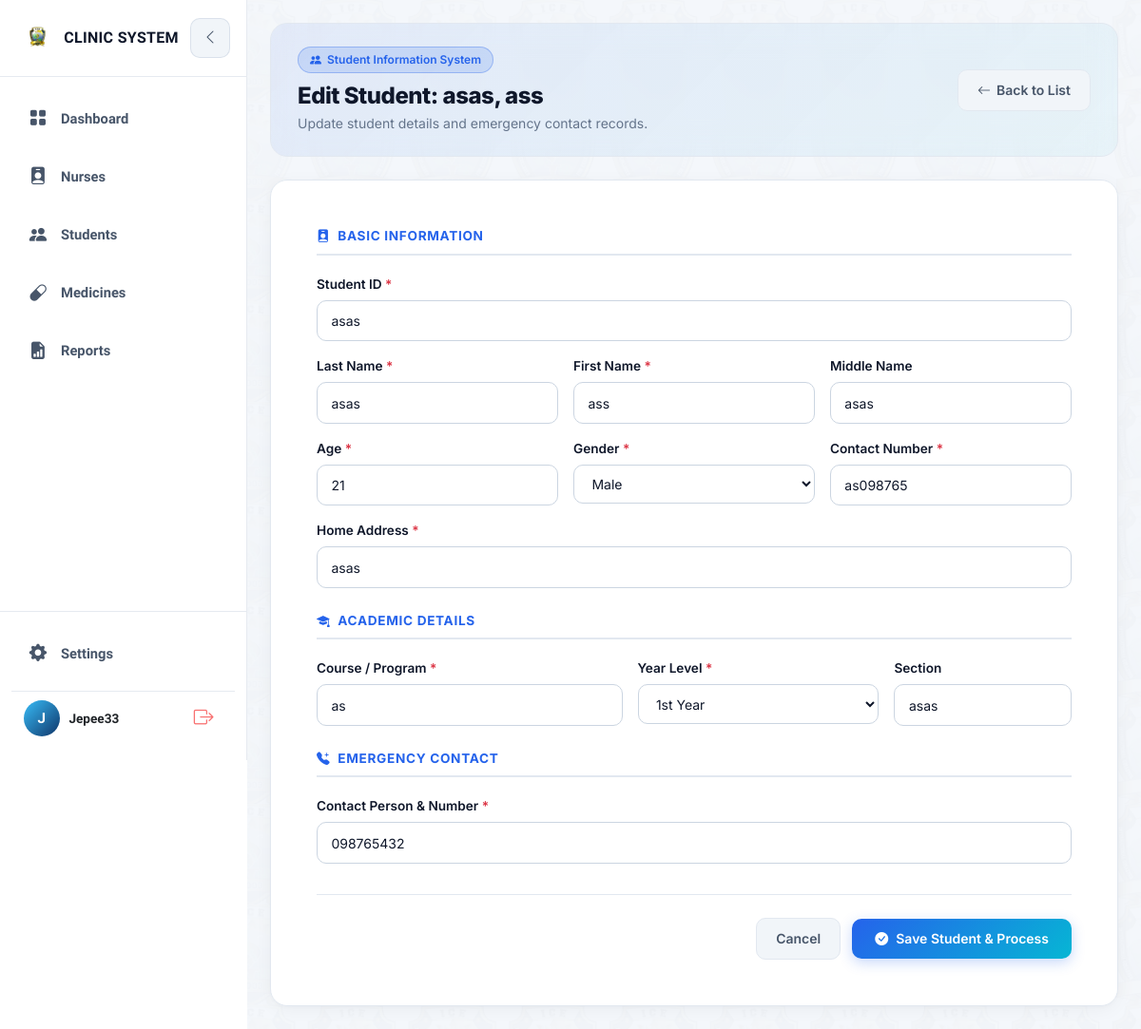
The app's page /students/31/edit/ (signed in), older data.
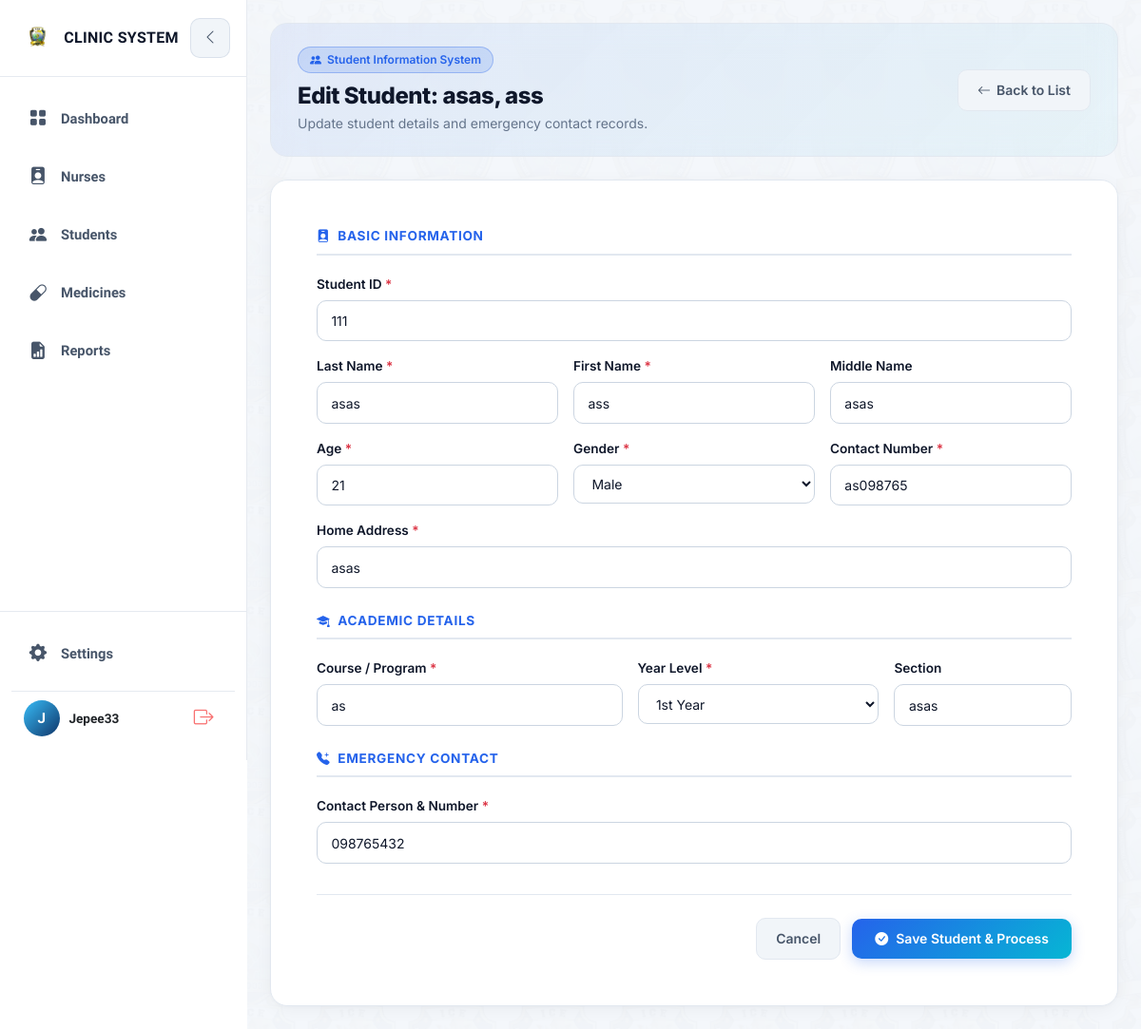
The same page, newer data.
### clinic/models.py (models this page shows, shortened)
class Student(models.Model):
    GENDER_CHOICES = [
        ('M', 'Male'),
        ('F', 'Female'),
    ]
    user = models.OneToOneField(
        User, on_delete=models.CASCADE, null=True, blank=True, related_name='student_profile'
    )
    student_id = models.CharField(max_length=20, unique=True)
    first_name = models.CharField(max_length=100, blank=True, null=True)
    middle_name = models.CharField(max_length=100, blank=True, null=True)
    last_name = models.CharField(max_length=100, blank=True, null=True)
    full_name = models.CharField(max_length=150)
    age = models.PositiveIntegerField()
    gender = models.CharField(max_length=1, choices=GENDER_CHOICES)
    address = models.CharField(max_length=255)
    contact_number = models.CharField(max_length=20)
    course = models.CharField(max_length=100)
    year_level = models.CharField(max_length=20)
    section = models.CharField(max_length=20, blank=True)
    emergency_contact = models.CharField(max_length=100, help_text="Name and number")
    date_registered = models.DateTimeField(auto_now_add=True)

### clinic/views.py (the view, shortened to what this page needs)
# urls.py: path('students/<int:pk>/edit/', views.student_edit, name='student_edit'),
@login_required
@role_required("admin", "nurse")
def student_edit(request, pk):
    student = get_object_or_404(Student, pk=pk)
    return render(request, "clinic/students/student_create.html", {"student": student})

### clinic/context_processors.py (called while the page is built)
def low_stock_alerts(request):
    if not request.user.is_authenticated:
        return {}
    try:
        role = request.user.profile.role
    except AttributeError:
        role = 'student'
    if role not in ('admin', 'nurse'):
        return {}
    from .models import Medicine
    low_stock_medicines = [m for m in Medicine.objects.all() if m.is_low_stock]
    return {
        'nav_low_stock_medicines': low_stock_medicines,
        'nav_low_stock_count': len(low_stock_medicines),
    }

### clinic/models.py (called while the page is built)
    @property
    def is_low_stock(self):
        return self.quantity_in_stock <= self.low_stock_threshold

### clinic/templates/clinic/students/student_create.html (shortened to what the changed rows need)
{% extends "clinic/base.html" %}
{% load static %}
{% block content %}
<link rel="stylesheet" href="https://cdnjs.cloudflare.com/ajax/libs/animate.css/4.1.1/animate.min.css" />
<div class="cms-container">
    <div class="dashboard-hero-card mb-4 d-flex justify-content-between align-items-center flex-wrap gap-3 ">
        <div>
            <div class="hero-badge">
                <i class="bi bi-people-fill"></i> Student Information System
            </div>
            <h1 class="hero-title">
                {% if student %}Edit Student: {{ student.last_name }}, {{ student.first_name }}{% else %}Add New Student & Request{% endif %}
            </h1>
            <p class="hero-subtitle">
                {% if student %}Update student details and emergency contact records.{% else %}Create student record and process initial medical dispensing.{% endif %}
            </p>
        </div>
    </div>
    <div class="cms-card p-4 p-md-5 ">
        <form method="post" class="needs-validation" novalidate>
            <div class="row g-3 mb-4">
                <div class="col-12">
                    <label class="cms-label">Student ID <span class="text-danger">*</span></label>
                    <input type="text" name="student_id" class="cms-input" value="{{ student.student_id|default:'' }}" placeholder="e.g. 2026-0001" required>
                </div>
                <div class="col-12 col-md-4">
                    <label class="cms-label">Last Name <span class="text-danger">*</span></label>
                    <input type="text" name="last_name" class="cms-input" value="{{ student.last_name|default:'' }}" placeholder="e.g. Dela Cruz" required>
                </div>
                <div class="col-12 col-md-4">
                    <label class="cms-label">First Name <span class="text-danger">*</span></label>
                    <input type="text" name="first_name" class="cms-input" value="{{ student.first_name|default:'' }}" placeholder="e.g. Juan" required>
                </div>
                <div class="col-12 col-md-4">
                    <label class="cms-label">Middle Name</label>
                    <input type="text" name="middle_name" class="cms-input" value="{{ student.middle_name|default:'' }}" placeholder="e.g. Santos (Optional)">
                </div>
                <div class="col-6 col-md-4">
                    <label class="cms-label">Age <span class="text-danger">*</span></label>
                    <input type="number" name="age" class="cms-input" value="{{ student.age|default:'' }}" placeholder="e.g. 20" min="1" required>
                </div>
                <div class="col-6 col-md-4">
                    <label class="cms-label">Gender <span class="text-danger">*</span></label>
                    <select name="gender" class="cms-select" required>
                        <option value="M" {% if student.gender == 'M' %}selected{% endif %}>Male</option>
                    </select>
                </div>
                <div class="col-12 col-md-4">
                    <label class="cms-label">Contact Number <span class="text-danger">*</span></label>
                    <input type="text" name="contact_number" class="cms-input" value="{{ student.contact_number|default:'' }}" placeholder="09123456789" required>
                </div>
                <div class="col-12">
                    <label class="cms-label">Home Address <span class="text-danger">*</span></label>
                    <input type="text" name="address" class="cms-input" value="{{ student.address|default:'' }}" placeholder="Street, Barangay, City, Province" required>
                </div>
            </div>
            <div class="row g-3 mb-4">
                <div class="col-12 col-md-5">
                    <label class="cms-label">Course / Program <span class="text-danger">*</span></label>
                    <input type="text" name="course" class="cms-input" value="{{ student.course|default:'' }}" placeholder="e.g. BSIT, BSN, BSBA" required>
                </div>
                <div class="col-12 col-md-4">
                    <label class="cms-label">Year Level <span class="text-danger">*</span></label>
                    <select name="year_level" class="cms-select" required>
                        <option value="1st Year" {% if student.year_level == '1st Year' %}selected{% endif %}>1st Year</option>
                    </select>
                </div>
                <div class="col-12 col-md-3">
                    <label class="cms-label">Section</label>
                    <input type="text" name="section" class="cms-input" value="{{ student.section|default:'' }}" placeholder="e.g. 3A">
                </div>
            </div>
            <div class="row g-3 mb-4">
                <div class="col-12">
                    <label class="cms-label">Contact Person & Number <span class="text-danger">*</span></label>
                    <input type="text" name="emergency_contact" class="cms-input" value="{{ student.emergency_contact|default:'' }}" placeholder="e.g. Maria Dela Cruz (Mother) - 09987654321" required>
                </div>
            </div>
        </form>
    </div>
</div>
{% endblock %}

Row changes from the older to the newer data that the page shows:
changed Student "asas": student_id "asas" → "111"
